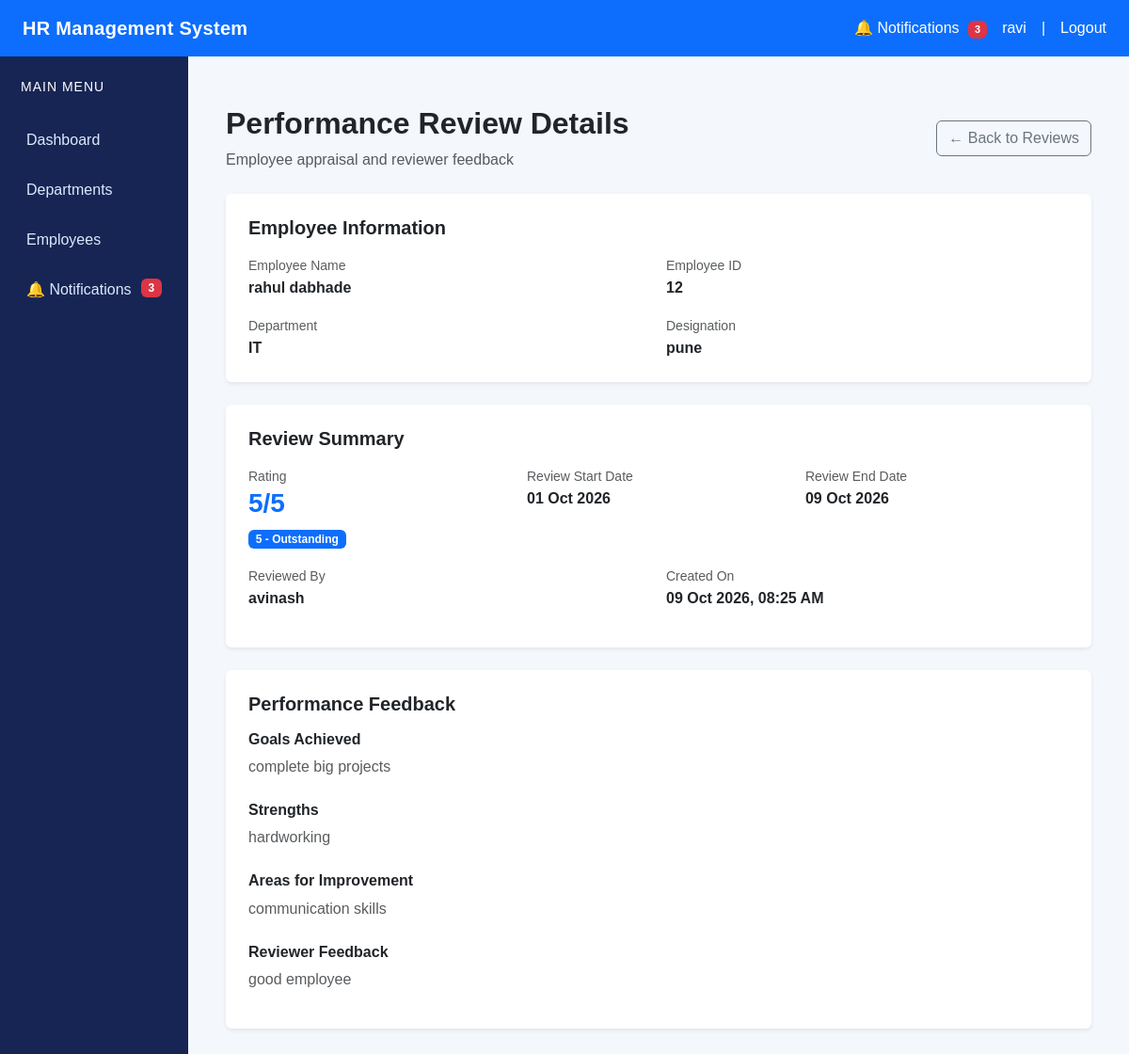
/performance/1/ (signed in), run on the app's committed database.
### performance/models.py (models this page shows, shortened)
class PerformanceReview(models.Model):
    RATING_CHOICES = [
        (1, '1 - Poor'),
        (2, '2 - Needs Improvement'),
        (3, '3 - Meets Expectations'),
        (4, '4 - Exceeds Expectations'),
        (5, '5 - Outstanding'),
    ]
    employee = models.ForeignKey(
        Employee,
        on_delete=models.CASCADE,
        related_name='performance_reviews'
    )
    reviewer = models.ForeignKey(
        User,
        on_delete=models.SET_NULL,
        null=True,
        related_name='given_performance_reviews'
    )
    review_period_start = models.DateField()
    review_period_end = models.DateField()
    rating = models.PositiveSmallIntegerField(
        choices=RATING_CHOICES
    )
    goals_achieved = models.TextField()
    strengths = models.TextField()
    areas_for_improvement = models.TextField()
    reviewer_feedback = models.TextField()
    created_at = models.DateTimeField(auto_now_add=True)
    updated_at = models.DateTimeField(auto_now=True)
    class Meta:
        ordering = ['-created_at']

### employees/models.py (models this page shows, shortened)
class Employee(models.Model):
    EMPLOYMENT_STATUS = (
        ('ACTIVE', 'Active'),
        ('INACTIVE', 'Inactive'),
        ('ON_LEAVE', 'On Leave'),
        ('RESIGNED', 'Resigned'),
    )
    GENDER_CHOICES = (
        ('MALE', 'Male'),
        ('FEMALE', 'Female'),
        ('OTHER', 'Other'),
    )
    user = models.OneToOneField(
        User,
        on_delete=models.CASCADE,
        related_name='employee'
    )
    employee_id = models.CharField(
        max_length=20,
        unique=True
    )
    first_name = models.CharField(
        max_length=100
    )
    last_name = models.CharField(
        max_length=100
    )
    email = models.EmailField()
    phone = models.CharField(
        max_length=15
    )
    profile_photo = models.ImageField(
        upload_to='employees/',
        blank=True,
        null=True
    )
    department = models.ForeignKey(
        Department,
        on_delete=models.SET_NULL,
        null=True,
        related_name='employees'
    )
    designation = models.CharField(
        max_length=100
    )
    joining_date = models.DateField()
    date_of_birth = models.DateField(
        blank=True,
        null=True
    )
    gender = models.CharField(
        max_length=10,
        choices=GENDER_CHOICES
    )
    salary = models.DecimalField(
        max_digits=12,
        decimal_places=2
    )
    address = models.TextField(
        blank=True
    )
    employment_status = models.CharField(
        max_length=20,
        choices=EMPLOYMENT_STATUS,
        default='ACTIVE'
    )
    created_at = models.DateTimeField(
        auto_now_add=True
    )
    updated_at = models.DateTimeField(
        auto_now=True
    )

### departments/models.py (models this page shows)
class Department(models.Model):
    name = models.CharField(max_length=100, unique=True)
    description = models.TextField(blank=True)
    created_at = models.DateTimeField(auto_now_add=True)
    is_active = models.BooleanField(default=True)
    def __str__(self):
        return self.name

### performance/views.py (the view, shortened to what this page needs)
# urls.py: path('<int:pk>/', views.performance_detail, name='performance_detail'),
@login_required
def performance_detail(request, pk):
    review = get_object_or_404(
        PerformanceReview.objects.select_related('employee', 'reviewer'),
        pk=pk
    )
    is_reviewer_role = has_review_permission(request.user)
    return render(
        request,
        'performance/performance_detail.html',
        {'review': review}
    )

### notifications/context_processors.py (called while the page is built)
def notification_count(request):
    if request.user.is_authenticated:
        unread_count = Notification.objects.filter(
            user=request.user,
            is_read=False
        ).count()
        return {
            'unread_notifications_count': unread_count
        }
    return {
        'unread_notifications_count': 0
    }

### performance/views.py (called while the page is built)
def has_review_permission(user):
    if not user.is_authenticated:
        return False
    if user.is_superuser:
        return True
    try:
        return user.profile.role in ['ADMIN', 'HR', 'MANAGER']
    except (AttributeError, Exception):
        return False

### templates/performance/performance_detail.html
{% extends 'base.html' %}
{% block content %}
<div class="container py-4">
    <div class="d-flex justify-content-between align-items-center mb-4">
        <div>
            <h2 class="fw-bold">Performance Review Details</h2>
            <p class="text-muted mb-0">
                Employee appraisal and reviewer feedback
            </p>
        </div>
        <a href="{% url 'performance_list' %}"
           class="btn btn-outline-secondary">
            ← Back to Reviews
        </a>
    </div>
    <div class="card border-0 shadow-sm mb-4">
        <div class="card-body p-4">
            <h5 class="fw-bold mb-3">Employee Information</h5>
            <div class="row g-3">
                <div class="col-md-6">
                    <small class="text-muted">Employee Name</small>
                    <p class="fw-semibold mb-0">
                        {{ review.employee.first_name }}
                        {{ review.employee.last_name }}
                    </p>
                </div>
                <div class="col-md-6">
                    <small class="text-muted">Employee ID</small>
                    <p class="fw-semibold mb-0">
                        {{ review.employee.employee_id }}
                    </p>
                </div>
                <div class="col-md-6">
                    <small class="text-muted">Department</small>
                    <p class="fw-semibold mb-0">
                        {{ review.employee.department }}
                    </p>
                </div>
                <div class="col-md-6">
                    <small class="text-muted">Designation</small>
                    <p class="fw-semibold mb-0">
                        {{ review.employee.designation }}
                    </p>
                </div>
            </div>
        </div>
    </div>
    <div class="card border-0 shadow-sm mb-4">
        <div class="card-body p-4">
            <h5 class="fw-bold mb-3">Review Summary</h5>
            <div class="row g-3">
                <div class="col-md-4">
                    <small class="text-muted">Rating</small>
                    <h3 class="text-primary fw-bold">
                        {{ review.rating }}/5
                    </h3>
                    <span class="badge bg-primary">
                        {{ review.get_rating_display }}
                    </span>
                </div>
                <div class="col-md-4">
                    <small class="text-muted">Review Start Date</small>
                    <p class="fw-semibold">
                        {{ review.review_period_start|date:"d M Y" }}
                    </p>
                </div>
                <div class="col-md-4">
                    <small class="text-muted">Review End Date</small>
                    <p class="fw-semibold">
                        {{ review.review_period_end|date:"d M Y" }}
                    </p>
                </div>
                <div class="col-md-6">
                    <small class="text-muted">Reviewed By</small>
                    <p class="fw-semibold">
                        {{ review.reviewer|default:"Not assigned" }}
                    </p>
                </div>
                <div class="col-md-6">
                    <small class="text-muted">Created On</small>
                    <p class="fw-semibold">
                        {{ review.created_at|date:"d M Y, h:i A" }}
                    </p>
                </div>
            </div>
        </div>
    </div>
    <div class="card border-0 shadow-sm">
        <div class="card-body p-4">
            <h5 class="fw-bold mb-3">Performance Feedback</h5>
            <div class="mb-4">
                <h6 class="fw-semibold">Goals Achieved</h6>
                <p class="text-muted">{{ review.goals_achieved|linebreaksbr }}</p>
            </div>
            <div class="mb-4">
                <h6 class="fw-semibold">Strengths</h6>
                <p class="text-muted">{{ review.strengths|linebreaksbr }}</p>
            </div>
            <div class="mb-4">
                <h6 class="fw-semibold">Areas for Improvement</h6>
                <p class="text-muted">{{ review.areas_for_improvement|linebreaksbr }}</p>
            </div>
            <div>
                <h6 class="fw-semibold">Reviewer Feedback</h6>
                <p class="text-muted">{{ review.reviewer_feedback|linebreaksbr }}</p>
            </div>
        </div>
    </div>
</div>
{% endblock %}

### templates/base.html (shortened to what this page needs)
{% load static %}
<!DOCTYPE html>
<html lang="en">
<head>
    <link
        href="https://cdn.jsdelivr.net/npm/bootstrap@5.3.3/dist/css/bootstrap.min.css"
        rel="stylesheet"
    >
</head>
<body>
    <nav class="navbar navbar-dark bg-primary px-4">
        <a
            class="navbar-brand fw-bold"
            href="{% url 'dashboard' %}"
        >
            HR Management System
        </a>
        <div class="text-white d-flex align-items-center gap-3 flex-wrap">
            <a
                href="{% url 'notification_list' %}"
                class="text-white text-decoration-none"
            >
                🔔 Notifications
                {% if unread_notifications_count > 0 %}
                    <span class="badge bg-danger notification-badge">
                        {{ unread_notifications_count }}
                    </span>
                {% endif %}
            </a>
            <span>
                {{ request.user.username }}
            </span>
            <span>|</span>
            <a
                href="{% url 'logout' %}"
                class="text-white text-decoration-none"
            >
                Logout
            </a>
        </div>
    </nav>
    <div class="container-fluid">
        <div class="row">
            <aside class="col-md-2 sidebar">
                <h5 class="text-white mb-4">
                    MAIN MENU
                </h5>
                <a href="{% url 'dashboard' %}">
                    Dashboard
                </a>
                <a href="{% url 'department_list' %}">
                    Departments
                </a>
                <a href="{% url 'employee_list' %}">
                    Employees
                </a>
                <a href="{% url 'notification_list' %}">
                    🔔 Notifications
                    {% if unread_notifications_count > 0 %}
                        <span class="badge bg-danger float-end">
                            {{ unread_notifications_count }}
                        </span>
                    {% endif %}
                </a>
            </aside>
            <main class="col-md-10 main-content">
                {% block content %}
                {% endblock %}
            </main>
        </div>
    </div>
</body>
</html>

### templates/base.html (style rules this page uses)
body { background-color: #f4f7fb; font-family: Arial, sans-serif; margin: 0; }
.navbar { min-height: 60px; }
.navbar-brand { letter-spacing: 0.3px; }
.sidebar { min-height: 100vh; background: #172554; padding-top: 24px; }
.sidebar h5 { font-size: 14px; letter-spacing: 1px; padding-left: 10px; }
.sidebar a { display: block; color: #dbeafe; text-decoration: none; padding: 12px 16px; border-radius: 8px; margin-bottom: 5px; transition: background 0.2s ease, color 0.2s ease; }
.main-content { padding: 28px; min-height: calc(100vh - 60px); }
.notification-badge { font-size: 11px; padding: 4px 7px; margin-left: 5px; }

### data on the page
PerformanceReview: employee.first_name "rahul", employee.last_name "dabhade", employee.employee_id "12", employee.department "IT", employee.designation "pune", rating "5", rating "5 - Outstanding", review_period_start "01 Oct 2026", review_period_end "09 Oct 2026", reviewer "avinash", created_at "09 Oct 2026, 08:25 AM", goals_achieved "complete big projects", strengths "hardworking", areas_for_improvement "communication skills", reviewer_feedback "good employee"

### other printed values
{{ unread_notifications_count }} "3"
{{ request.user.username }} "ravi"
